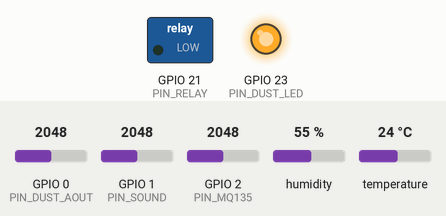
Simulated run of this sketch. Board: ESP32. Parts: switched loads named in the sketch (green lamp = pin HIGH), output pins drawn as LEDs (lit = HIGH). Inputs (shaded band) come from the test bench; at power-on: GPIO 1 (PIN_SOUND) = 2048, GPIO 0 (PIN_DUST_AOUT) = 2048, GPIO 2 (PIN_MQ135) = 2048, humidity 55 %, temperature 24 °C. WiFi joins after 1.5 s; servers stay silent unless stated; uploads are accepted with an empty reply; what the sketch prints to the serial monitor is not drawn.

Above: at 3.7 s.
3.8 s: GPIO 1 (PIN_SOUND) set to 857
9.3 s: GPIO 1 (PIN_SOUND) set to 773
At 10.8 s:
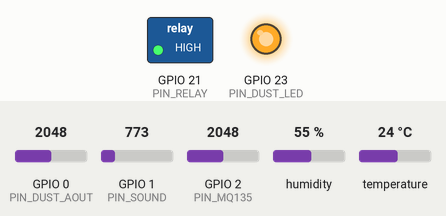
12.1 s: GPIO 1 (PIN_SOUND) set to 940
At 13.8 s:
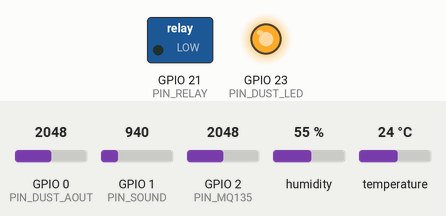
14.1 s: GPIO 1 (PIN_SOUND) set to 122
At 15.8 s:
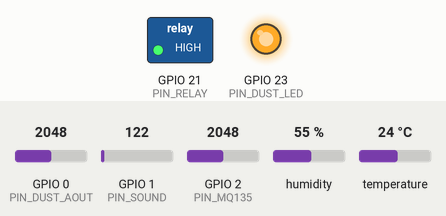
Timing chart, 0 to 34.1 s (numbered marks = the images above; inputs shaded):
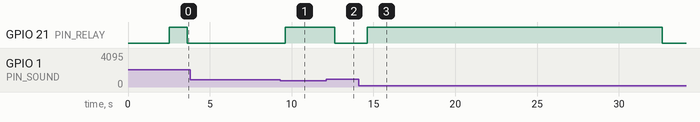

The sketch:

main.ino
```cpp
#include <WiFi.h>
#include <HTTPClient.h>
#include <DHT.h>
#include "config.h"

// ----------------------------------------------------------------
//  DHT11 instance
// ----------------------------------------------------------------
DHT dht(PIN_DHT11, DHTTYPE);

// ----------------------------------------------------------------
//  Sensor data structure
// ----------------------------------------------------------------
struct SensorReading {
  // GP2Y dust sensor
  int   dust_raw;
  float dust_v;
  float dust_mgm3;

  // KY-038 sound sensor — ANALOG MODE
  int   sound_raw;

  // MQ-135 air quality
  int   mq135_raw;

  // DHT11
  float temperature;
  float humidity;
  bool  dht_ok;

  // Relay / fan state
  bool  fan_on;
};

// ----------------------------------------------------------------
//  State
// ----------------------------------------------------------------
static SensorReading  g_reading;
static unsigned long  g_boot_ms             = 0;
static unsigned long  g_last_read_ms        = 0;
static unsigned long  g_last_dht_ms         = 0;
static unsigned long  g_last_firebase_ms    = 0;
static bool           g_warmup_done         = false;
static bool           g_fan_state           = false;

// ----------------------------------------------------------------
//  Forward declarations
// ----------------------------------------------------------------
void          connectWiFi();
void          sendToFirebase(const SensorReading &r);

void          readDust(SensorReading &r);
void          readSound(SensorReading &r);
void          readMQ135(SensorReading &r);
void          readDHT11(SensorReading &r);

bool          evaluateFan(const SensorReading &r);
void          setRelay(bool on);
void          printReading(const SensorReading &r);

const char*   levelLabel(float val, float warn, float danger);
const char*   levelLabelInt(int val, int warn, int danger);

// ================================================================
//  SETUP
// ================================================================
void setup() {
  Serial.begin(115200);
  delay(1000);

  Serial.println();
  Serial.println(F("================================================"));
  Serial.println(F("  Smart Environmental Monitoring System"));
  Serial.println(F("  Bahcesehir University — Capstone 2"));
  Serial.println(F("  Phase 2: Sensors + WiFi + Firebase"));
  Serial.println(F("================================================"));
  Serial.println();

  // WiFi connection
  connectWiFi();

  // Relay pin
  pinMode(PIN_RELAY, OUTPUT);
  setRelay(false);
  Serial.println(F("[RELAY]  Pin configured. Relay/Fan OFF."));

  // GP2Y1014AU0F dust sensor
  pinMode(PIN_DUST_LED, OUTPUT);
  pinMode(PIN_DUST_AOUT, INPUT);

  // GP2Y LED OFF
  digitalWrite(PIN_DUST_LED, HIGH);

  Serial.println(F("[GP2Y]   Dust sensor ready."));
  Serial.println(F("[GP2Y]   LED pin HIGH (off). Analog pin ready."));
  Serial.println(F("[GP2Y]   Clean-air baseline: 0.17V"));

  // KY-038 sound sensor — analog input
  pinMode(PIN_SOUND, INPUT);
  Serial.println(F("[KY-038] Sound pin configured as ANALOG input."));

  // MQ-135 analog input
  pinMode(PIN_MQ135, INPUT);
  Serial.println(F("[MQ-135] Analog pin ready."));

  // DHT11
  dht.begin();
  Serial.println(F("[DHT11]  Sensor initialised."));

  // Initial safe values
  g_reading = {0, 0.0f, 0.0f, 0, 0, 0.0f, 0.0f, false, false};

  // First DHT read
  float t = dht.readTemperature();
  float h = dht.readHumidity();

  if (!isnan(t) && !isnan(h)) {
    g_reading.temperature = t;
    g_reading.humidity    = h;
    g_reading.dht_ok      = true;
  }

  g_last_dht_ms       = millis();
  g_boot_ms           = millis();
  g_last_read_ms      = millis();
  g_last_firebase_ms  = millis();

  Serial.println();
  Serial.print(F("[WARMUP] MQ-135 preheat started. MQ readings will be trusted after "));
  Serial.print(MQ_WARMUP_MS / 1000);
  Serial.println(F(" seconds."));
  Serial.println(F("         Dust, sound, temperature, and humidity can affect the relay now."));
  Serial.println();
}

// ================================================================
//  MAIN LOOP
// ================================================================
void loop() {
  unsigned long now = millis();

  // MQ-135 warmup status
  if (!g_warmup_done) {
    if (now - g_boot_ms >= (unsigned long)MQ_WARMUP_MS) {
      g_warmup_done = true;
      Serial.println(F("[WARMUP] Complete. MQ-135 readings are now trusted."));
      Serial.println();
    }
  }

  // Sensor read cycle
  if (now - g_last_read_ms >= (unsigned long)SENSOR_READ_MS) {
    g_last_read_ms = now;

    readDust(g_reading);
    readSound(g_reading);
    readMQ135(g_reading);

    if (now - g_last_dht_ms >= (unsigned long)DHT_MIN_INTERVAL_MS) {
      readDHT11(g_reading);
      g_last_dht_ms = now;
    }

    bool fan_should_be = evaluateFan(g_reading);

    if (fan_should_be != g_fan_state) {
      g_fan_state = fan_should_be;
      setRelay(g_fan_state);
    }

    g_reading.fan_on = g_fan_state;

    printReading(g_reading);

    // Send to Firebase every FIREBASE_SEND_MS
    if (WiFi.status() == WL_CONNECTED && now - g_last_firebase_ms >= (unsigned long)FIREBASE_SEND_MS) {
      g_last_firebase_ms = now;
      sendToFirebase(g_reading);
    } else if (WiFi.status() != WL_CONNECTED) {
      Serial.println(F("[WIFI] Not connected. Firebase upload skipped."));
    }
  }
}

// ================================================================
//  WIFI CONNECTION
// ================================================================
void connectWiFi() {
  Serial.print(F("[WIFI] Connecting to: "));
  Serial.println(WIFI_SSID);

  WiFi.begin(WIFI_SSID, WIFI_PASSWORD);

  int attempts = 0;

  while (WiFi.status() != WL_CONNECTED && attempts < 30) {
    delay(500);
    Serial.print(F("."));
    attempts++;
  }

  Serial.println();

  if (WiFi.status() == WL_CONNECTED) {
    Serial.println(F("[WIFI] Connected successfully."));
    Serial.print(F("[WIFI] IP Address: "));
    Serial.println(WiFi.localIP());
    Serial.print(F("[WIFI] RSSI: "));
    Serial.println(WiFi.RSSI());
  } else {
    Serial.println(F("[WIFI] Connection failed. System will continue locally."));
  }
}

// ================================================================
//  FIREBASE UPLOAD
// ================================================================
void sendToFirebase(const SensorReading &r) {
  HTTPClient http;

  String url = String(FIREBASE_DATABASE_URL) + "/sensors/latest.json";

  String json = "{";
  json += "\"temperature\":" + String(r.temperature, 1) + ",";
  json += "\"humidity\":" + String(r.humidity, 1) + ",";
  json += "\"airQuality\":" + String(r.mq135_raw) + ",";
  json += "\"dust\":" + String(r.dust_mgm3, 4) + ",";
  json += "\"dustRaw\":" + String(r.dust_raw) + ",";
  json += "\"dustVoltage\":" + String(r.dust_v, 3) + ",";
  json += "\"sound\":" + String(r.sound_raw) + ",";
  json += "\"fan\":" + String(r.fan_on ? "true" : "false") + ",";
  json += "\"dhtOk\":" + String(r.dht_ok ? "true" : "false") + ",";
  json += "\"mqWarmupDone\":" + String(g_warmup_done ? "true" : "false") + ",";
  json += "\"wifiRssi\":" + String(WiFi.RSSI()) + ",";
  json += "\"timestamp\":" + String(millis());
  json += "}";

  http.begin(url);
  http.addHeader("Content-Type", "application/json");

  int httpCode = http.PUT(json);

  if (httpCode > 0) {
    Serial.print(F("[FIREBASE] Data sent. HTTP code: "));
    Serial.println(httpCode);
  } else {
    Serial.print(F("[FIREBASE] Failed to send data. Error: "));
    Serial.println(http.errorToString(httpCode));
  }

  http.end();
}

// ================================================================
//  SENSOR READERS
// ================================================================

// GP2Y1014AU0F dust sensor
void readDust(SensorReading &r) {
  // Turn GP2Y LED ON
  digitalWrite(PIN_DUST_LED, LOW);

  // Wait before reading analog output
  delayMicroseconds(DUST_SAMPLE_DELAY_US);

  // Read GP2Y Vo analog output
  r.dust_raw = analogRead(PIN_DUST_AOUT);

  // Wait before turning LED off
  delayMicroseconds(DUST_LED_OFF_DELAY_US);

  // Turn GP2Y LED OFF
  digitalWrite(PIN_DUST_LED, HIGH);

  // Complete the 10 ms sensor cycle
  delayMicroseconds(DUST_CYCLE_US);

  // Convert ESP32 ADC raw value to voltage using 3.3V reference
  r.dust_v = r.dust_raw * (ADC_VREF / ADC_MAX_RAW);

  // Approximate dust density calculation
  r.dust_mgm3 = (r.dust_v - DUST_CLEAN_AIR_VOLTAGE) / 5.0f;

  if (r.dust_mgm3 < 0.0f) {
    r.dust_mgm3 = 0.0f;
  }
}

// KY-038 sound sensor — ANALOG MODE
void readSound(SensorReading &r) {
  long sum = 0;

  for (int i = 0; i < 8; i++) {
    sum += analogRead(PIN_SOUND);
    delay(2);
  }

  r.sound_raw = (int)(sum / 8);
}

// MQ-135 air quality sensor
void readMQ135(SensorReading &r) {
  long sum = 0;

  for (int i = 0; i < 8; i++) {
    sum += analogRead(PIN_MQ135);
    delay(2);
  }

  r.mq135_raw = (int)(sum / 8);
}

// DHT11 temperature and humidity
void readDHT11(SensorReading &r) {
  float t = dht.readTemperature();
  float h = dht.readHumidity();

  if (!isnan(t) && !isnan(h)) {
    r.temperature = t;
    r.humidity    = h;
    r.dht_ok      = true;
  } else {
    r.dht_ok = false;
  }
}

// ================================================================
//  RELAY / FAN LOGIC
// ================================================================
bool evaluateFan(const SensorReading &r) {
  // MQ-135 should only affect relay after warmup
  bool mq_danger = false;

  if (g_warmup_done) {
    mq_danger = (r.mq135_raw >= THRESH_MQ135_DANGER);
  }

  // Dust danger
  bool dust_danger = (r.dust_mgm3 >= THRESH_DUST_DANGER);

  // Temperature danger
  bool temp_danger = false;

  if (r.dht_ok) {
    temp_danger = (r.temperature >= THRESH_TEMP_DANGER);
  }

  // Sound danger
  bool sound_danger = (r.sound_raw >= THRESH_SOUND_DANGER);

  // Relay turns ON if ANY sensor reaches danger
  bool danger = mq_danger || dust_danger || temp_danger || sound_danger;

  if (danger) {
    return true;
  }

  // Hysteresis:
  // If relay is already ON, keep it ON until all values go below warning level
  if (g_fan_state) {
    bool mq_still_high = false;

    if (g_warmup_done) {
      mq_still_high = (r.mq135_raw >= THRESH_MQ135_WARNING);
    }

    bool dust_still_high = (r.dust_mgm3 >= THRESH_DUST_WARNING);

    bool temp_still_high = false;

    if (r.dht_ok) {
      temp_still_high = (r.temperature >= THRESH_TEMP_WARNING);
    }

    bool sound_still_high = (r.sound_raw >= THRESH_SOUND_WARNING);

    return mq_still_high || dust_still_high || temp_still_high || sound_still_high;
  }

  return false;
}

// ================================================================
//  RELAY CONTROL
// ================================================================
void setRelay(bool on) {
  if (RELAY_ACTIVE_LOW) {
    digitalWrite(PIN_RELAY, on ? LOW : HIGH);
  } else {
    digitalWrite(PIN_RELAY, on ? HIGH : LOW);
  }
}

// ================================================================
//  SERIAL OUTPUT
// ================================================================
void printReading(const SensorReading &r) {
  if (SERIAL_DIVIDER) {
    Serial.println(F("------------------------------------------------"));
  }

  // Warmup output
  if (!g_warmup_done) {
    unsigned long elapsed = millis() - g_boot_ms;
    unsigned long remaining = 0;

    if (elapsed < MQ_WARMUP_MS) {
      remaining = (MQ_WARMUP_MS - elapsed) / 1000;
    }

    Serial.print(F("[WARMUP] "));
    Serial.print(remaining);
    Serial.print(F("s left | Dust raw="));
    Serial.print(r.dust_raw);
    Serial.print(F("  Dust V="));
    Serial.print(r.dust_v, 3);
    Serial.print(F("V  Dust="));
    Serial.print(r.dust_mgm3, 4);
    Serial.print(F(" mg/m3  Sound="));
    Serial.print(r.sound_raw);
    Serial.print(F(" raw  MQ135="));
    Serial.print(r.mq135_raw);
    Serial.print(F(" not trusted yet  T="));

    if (r.dht_ok) {
      Serial.print(r.temperature, 1);
      Serial.print(F("C  H="));
      Serial.print(r.humidity, 1);
      Serial.print(F("%  Relay="));
      Serial.println(r.fan_on ? F("ON") : F("off"));
    } else {
      Serial.print(F("DHT read failed  Relay="));
      Serial.println(r.fan_on ? F("ON") : F("off"));
    }

    return;
  }

  // MQ-135
  Serial.print(F("  Air quality (MQ-135) : "));
  Serial.print(r.mq135_raw);
  Serial.print(F(" raw    ["));
  Serial.print(levelLabelInt(r.mq135_raw, THRESH_MQ135_WARNING, THRESH_MQ135_DANGER));
  Serial.println(F("]"));

  // Dust
  Serial.print(F("  Dust PM2.5  (GP2Y)   : "));
  Serial.print(r.dust_raw);
  Serial.print(F(" raw | "));
  Serial.print(r.dust_v, 3);
  Serial.print(F(" V | "));
  Serial.print(r.dust_mgm3, 4);
  Serial.print(F(" mg/m3  ["));
  Serial.print(levelLabel(r.dust_mgm3, THRESH_DUST_WARNING, THRESH_DUST_DANGER));
  Serial.println(F("]"));

  // Sound
  Serial.print(F("  Sound level (KY-038) : "));
  Serial.print(r.sound_raw);
  Serial.print(F(" raw    ["));
  Serial.print(levelLabelInt(r.sound_raw, THRESH_SOUND_WARNING, THRESH_SOUND_DANGER));
  Serial.println(F("]"));

  // Temperature
  Serial.print(F("  Temperature (DHT11)  : "));
  if (r.dht_ok) {
    Serial.print(r.temperature, 1);
    Serial.print(F(" C        ["));
    Serial.print(levelLabel(r.temperature, THRESH_TEMP_WARNING, THRESH_TEMP_DANGER));
    Serial.println(F("]"));
  } else {
    Serial.println(F("DHT read failed"));
  }

  // Humidity
  Serial.print(F("  Humidity    (DHT11)  : "));
  if (r.dht_ok) {
    Serial.print(r.humidity, 1);
    Serial.print(F(" %        ["));

    if (r.humidity < THRESH_HUM_WARNING || r.humidity > THRESH_HUM_DANGER) {
      Serial.print(F("warning"));
    } else {
      Serial.print(F("safe"));
    }

    Serial.println(F("]"));
  } else {
    Serial.println(F("DHT read failed"));
  }

  // Relay / fan
  Serial.print(F("  Relay / Fan          : "));
  Serial.println(r.fan_on ? F("ON  <<< ACTIVE") : F("off"));

  if (SERIAL_DIVIDER) {
    Serial.println(F("------------------------------------------------"));
  }
}

// ================================================================
//  LEVEL HELPERS
// ================================================================
const char* levelLabel(float val, float warn, float danger) {
  if (val >= danger) {
    return "DANGER";
  }

  if (val >= warn) {
    return "warning";
  }

  return "safe";
}

const char* levelLabelInt(int val, int warn, int danger) {
  if (val >= danger) {
    return "DANGER";
  }

  if (val >= warn) {
    return "warning";
  }

  return "safe";
}
```

config.example.h
```cpp
// Recovery: derived from the matching private config.h; connection values replaced.
// Copy to config.h locally. Thresholds are prototype settings, not certified limits.
#ifndef CONFIG_H
#define CONFIG_H

// ================================================================
// Board: Seeed Studio XIAO ESP32-C6
// ================================================================

// -------------------- WiFi --------------------
#define WIFI_SSID       "YOUR_WIFI_SSID"
#define WIFI_PASSWORD   "YOUR_WIFI_PASSWORD"

// -------------------- Firebase --------------------
// Important: Do not add "/" at the end of the URL
#define FIREBASE_DATABASE_URL "https://YOUR_PROJECT-default-rtdb.firebaseio.com"

// -------------------- DHT11 --------------------
#define PIN_DHT11  22
#define DHTTYPE    DHT11

// -------------------- GP2Y1014AU0F Dust Sensor --------------------
#define PIN_DUST_AOUT  0     // A0 / GPIO0
#define PIN_DUST_LED   23    // GPIO23

#define ADC_VREF       3.3f
#define ADC_MAX_RAW    4095.0f

#define DUST_CLEAN_AIR_VOLTAGE  0.17f

#define DUST_SAMPLE_DELAY_US    280
#define DUST_LED_OFF_DELAY_US   40
#define DUST_CYCLE_US           9680

// Thresholds for dust density
#define THRESH_DUST_WARNING     0.600f
#define THRESH_DUST_DANGER      0.700f

// -------------------- KY-038 Sound Sensor --------------------
#define PIN_SOUND  1

#define THRESH_SOUND_WARNING  800
#define THRESH_SOUND_DANGER   900

// -------------------- MQ-135 Air Quality Sensor --------------------
#define PIN_MQ135  2

#define THRESH_MQ135_WARNING  1000
#define THRESH_MQ135_DANGER   1200

// MQ warmup time
#define MQ_WARMUP_MS  30000

// -------------------- DHT11 Thresholds --------------------
#define THRESH_TEMP_WARNING  30.0f
#define THRESH_TEMP_DANGER   35.0f

#define THRESH_HUM_WARNING   50.0f
#define THRESH_HUM_DANGER    65.0f

// -------------------- Relay / Fan --------------------
#define PIN_RELAY  21

// true if your relay is Active LOW
// false if your relay is Active HIGH
#define RELAY_ACTIVE_LOW  true

// -------------------- Timing --------------------
#define SENSOR_READ_MS        1000
#define DHT_MIN_INTERVAL_MS   2000

// Send data to Firebase every 5 seconds
#define FIREBASE_SEND_MS      5000

// -------------------- Serial Output --------------------
#define SERIAL_DIVIDER true

#endif
```

Measured:
- the behaviour switches between 800 and 799 on GPIO 1 (PIN_SOUND) (found by bisection; images 0 and 1)
- after the input at 9.3 s, GPIO 21 (PIN_RELAY): LOW → HIGH after 0.31 s
- after the input at 12.1 s, GPIO 21 (PIN_RELAY): HIGH → LOW after 0.53 s
- after the input at 14.1 s, GPIO 21 (PIN_RELAY): LOW → HIGH after 0.51 s, → LOW 18.0 s later
